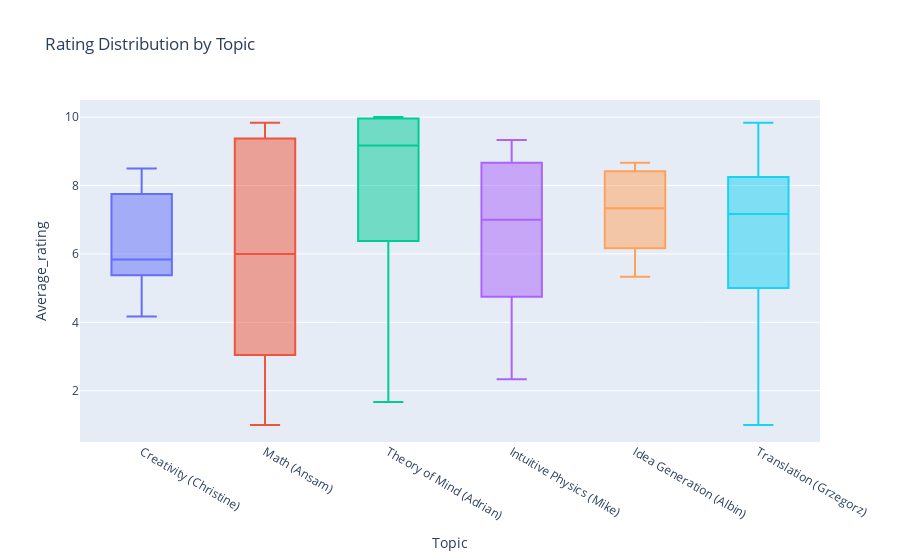

Source (notebook cell):
### Markdown cell above
The distribution of ratings for each topic

### Code cell
fig = px.box(data, x='Topic', y='Average_rating', title='Rating Distribution by Topic', color='Topic')
fig.update_layout(showlegend=False)
fig.show()

### Figure 1 — Plotly figure (JSON) as saved in the notebook; plotly's stock layout.template omitted (floating-point values rounded to 4 significant figures; data arrays with more than 128 entries replaced by an {"elided": "..."} marker saying what was removed)
{"data": [{"alignmentgroup": "True", "hovertemplate": "Topic=%{x}<br>Average_rating=%{y}<extra></extra>", "legendgroup": "Creativity (Christine)", "marker": {"color": "#636efa"}, "name": "Creativity (Christine)", "notched": false, "offsetgroup": "Creativity (Christine)", "orientation": "v", "showlegend": true, "type": "box", "x": ["Creativity (Christine)", "Creativity (Christine)", "Creativity (Christine)", "Creativity (Christine)", "Creativity (Christine)", "Creativity (Christine)", "Creativity (Christine)", "Creativity (Christine)", "Creativity (Christine)", "Creativity (Christine)", "Creativity (Christine)", "Creativity (Christine)", "Creativity (Christine)", "Creativity (Christine)", "Creativity (Christine)"], "x0": " ", "xaxis": "x", "y": [7.5, 5.5, 5.667, 7.833, 5, 8.5, 5.333, 7, 4.167, 7.833, 5, 8.167, 5.833, 5.833, 7.5], "y0": " ", "yaxis": "y"}, {"alignmentgroup": "True", "hovertemplate": "Topic=%{x}<br>Average_rating=%{y}<extra></extra>", "legendgroup": "Math (Ansam)", "marker": {"color": "#EF553B"}, "name": "Math (Ansam)", "notched": false, "offsetgroup": "Math (Ansam)", "orientation": "v", "showlegend": true, "type": "box", "x": ["Math (Ansam)", "Math (Ansam)", "Math (Ansam)", "Math (Ansam)", "Math (Ansam)", "Math (Ansam)", "Math (Ansam)", "Math (Ansam)", "Math (Ansam)", "Math (Ansam)", "Math (Ansam)", "Math (Ansam)", "Math (Ansam)", "Math (Ansam)", "Math (Ansam)"], "x0": " ", "xaxis": "x", "y": [9.667, 9, 6, 8.833, 9.5, 1.667, 7.667, 9.5, 9.833, 1, 2.833, 3.667, 5.5, 5.4, 1.167], "y0": " ", "yaxis": "y"}, {"alignmentgroup": "True", "hovertemplate": "Topic=%{x}<br>Average_rating=%{y}<extra></extra>", "legendgroup": "Theory of Mind (Adrian)", "marker": {"color": "#00cc96"}, "name": "Theory of Mind (Adrian)", "notched": false, "offsetgroup": "Theory of Mind (Adrian)", "orientation": "v", "showlegend": true, "type": "box", "x": ["Theory of Mind (Adrian)", "Theory of Mind (Adrian)", "Theory of Mind (Adrian)", "Theory of Mind (Adrian)", "Theory of Mind (Adrian)", "Theory of Mind (Adrian)", "Theory of Mind (Adrian)", "Theory of Mind (Adrian)", "Theory of Mind (Adrian)", "Theory of Mind (Adrian)", "Theory of Mind (Adrian)", "Theory of Mind (Adrian)", "Theory of Mind (Adrian)", "Theory of Mind (Adrian)", "Theory of Mind (Adrian)"], "x0": " ", "xaxis": "x", "y": [10, 3.833, 10, 9.833, 10, 8.167, 8.5, 7, 9.833, 6.167, 3.5, 1.667, 9.167, 9.333, 10], "y0": " ", "yaxis": "y"}, {"alignmentgroup": "True", "hovertemplate": "Topic=%{x}<br>Average_rating=%{y}<extra></extra>", "legendgroup": "Intuitive Physics (Mike)", "marker": {"color": "#ab63fa"}, "name": "Intuitive Physics (Mike)", "notched": false, "offsetgroup": "Intuitive Physics (Mike)", "orientation": "v", "showlegend": true, "type": "box", "x": ["Intuitive Physics (Mike)", "Intuitive Physics (Mike)", "Intuitive Physics (Mike)", "Intuitive Physics (Mike)", "Intuitive Physics (Mike)", "Intuitive Physics (Mike)", "Intuitive Physics (Mike)", "Intuitive Physics (Mike)", "Intuitive Physics (Mike)", "Intuitive Physics (Mike)", "Intuitive Physics (Mike)", "Intuitive Physics (Mike)", "Intuitive Physics (Mike)", "Intuitive Physics (Mike)", "Intuitive Physics (Mike)"], "x0": " ", "xaxis": "x", "y": [4.667, 8.667, 6, 8, 9.333, 3, 7, 6.5, 9, 8.667, 2.333, 5, 4.5, 9, 8.333], "y0": " ", "yaxis": "y"}, {"alignmentgroup": "True", "hovertemplate": "Topic=%{x}<br>Average_rating=%{y}<extra></extra>", "legendgroup": "Idea Generation (Albin)", "marker": {"color": "#FFA15A"}, "name": "Idea Generation (Albin)", "notched": false, "offsetgroup": "Idea Generation (Albin)", "orientation": "v", "showlegend": true, "type": "box", "x": ["Idea Generation (Albin)", "Idea Generation (Albin)", "Idea Generation (Albin)", "Idea Generation (Albin)", "Idea Generation (Albin)", "Idea Generation (Albin)", "Idea Generation (Albin)", "Idea Generation (Albin)", "Idea Generation (Albin)", "Idea Generation (Albin)", "Idea Generation (Albin)", "Idea Generation (Albin)", "Idea Generation (Albin)", "Idea Generation (Albin)", "Idea Generation (Albin)"], "x0": " ", "xaxis": "x", "y": [5.5, 6.333, 8.167, 6.167, 8.667, 5.333, 7.333, 7.833, 8.667, 6.5, 7.5, 8.5, 8.667, 6.167, 6.167], "y0": " ", "yaxis": "y"}, {"alignmentgroup": "True", "hovertemplate": "Topic=%{x}<br>Average_rating=%{y}<extra></extra>", "legendgroup": "Translation (Grzegorz)", "marker": {"color": "#19d3f3"}, "name": "Translation (Grzegorz)", "notched": false, "offsetgroup": "Translation (Grzegorz)", "orientation": "v", "showlegend": true, "type": "box", "x": {"elided": "140 str values"}, "x0": " ", "xaxis": "x", "y": {"elided": "140 float values"}, "y0": " ", "yaxis": "y"}], "layout": {"boxmode": "overlay", "legend": {"title": {"text": "Topic"}, "tracegroupgap": 0}, "showlegend": false, "title": {"text": "Rating Distribution by Topic"}, "xaxis": {"anchor": "y", "categoryarray": ["Creativity (Christine)", "Math (Ansam)", "Theory of Mind (Adrian)", "Intuitive Physics (Mike)", "Idea Generation (Albin)", "Translation (Grzegorz)"], "categoryorder": "array", "domain": [0, 1], "title": {"text": "Topic"}}, "yaxis": {"anchor": "x", "domain": [0, 1], "title": {"text": "Average_rating"}}}}
